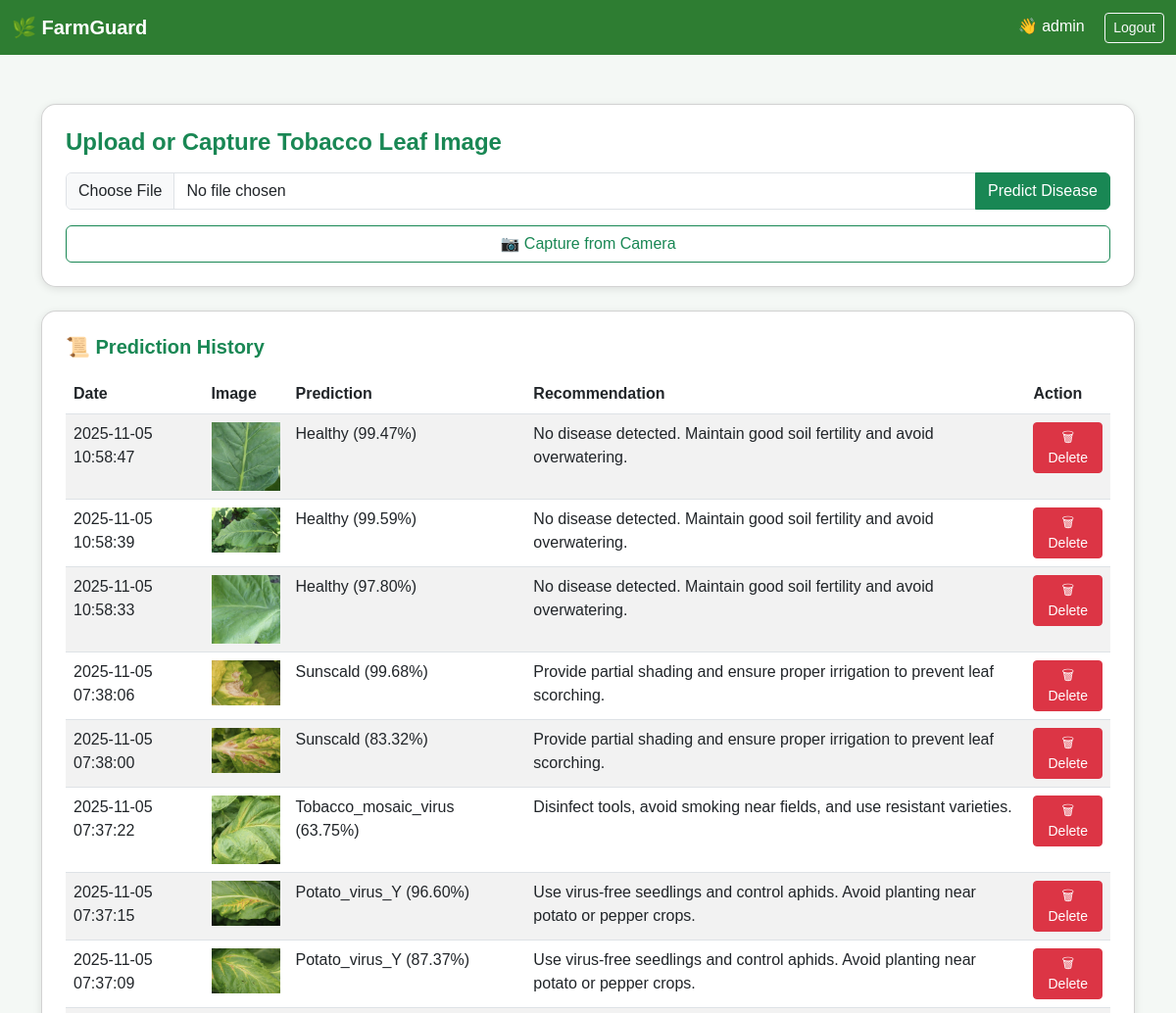
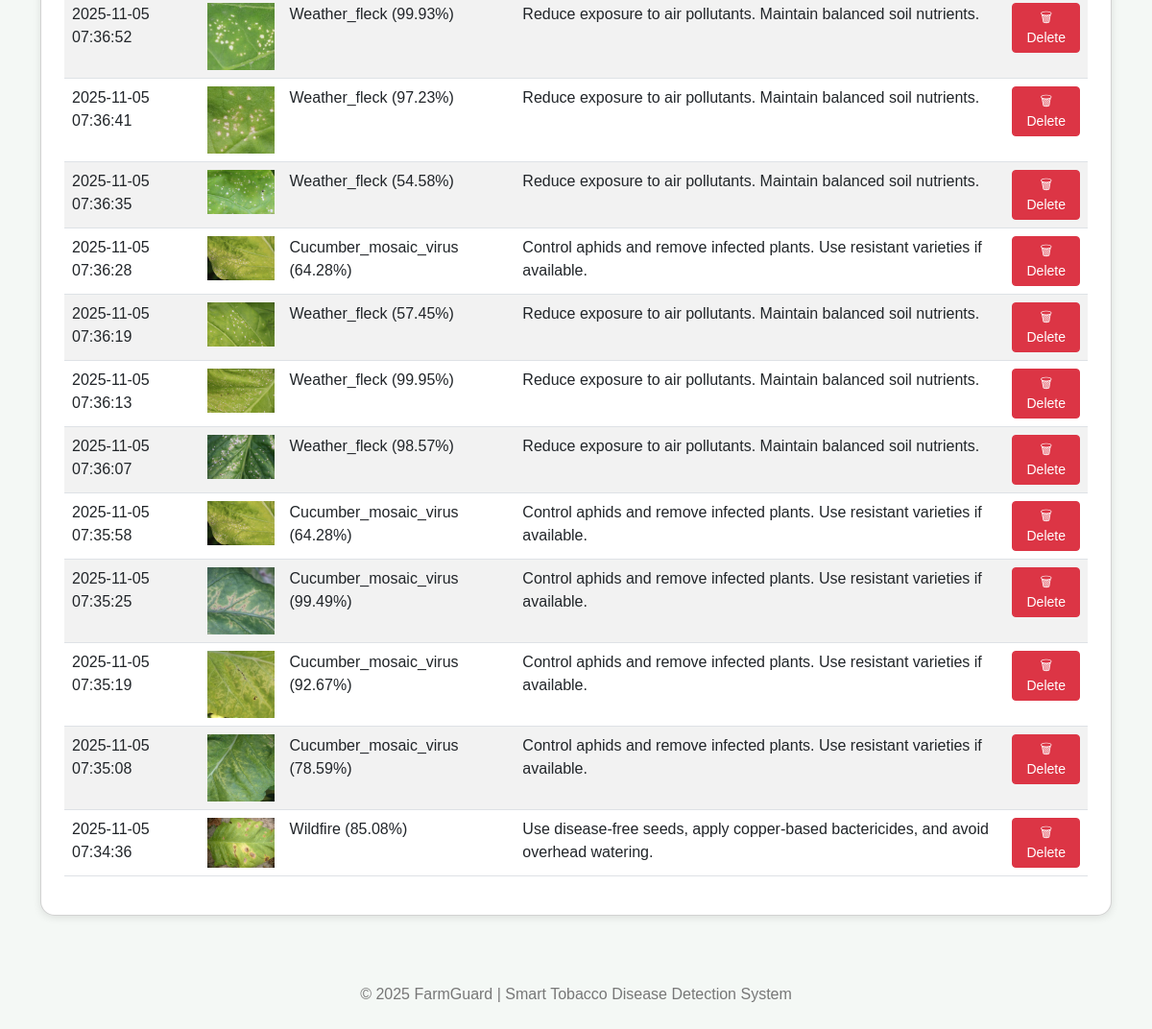
The page /dashboard (signed in) on the database its author committed (2 pictures, top to bottom).
### app.py (models this page shows)
class User(UserMixin, db.Model):
    id = db.Column(db.Integer, primary_key=True)
    username = db.Column(db.String(80), unique=True, nullable=False)
    email = db.Column(db.String(120), unique=True, nullable=False)
    password = db.Column(db.String(200), nullable=False)
    is_admin = db.Column(db.Boolean, default=False)
    histories = db.relationship("History", backref="user", lazy=True)

class History(db.Model):
    id = db.Column(db.Integer, primary_key=True)
    filename = db.Column(db.String(200))
    prediction = db.Column(db.String(120))
    recommendation = db.Column(db.String(500))
    date = db.Column(db.DateTime, default=datetime.datetime.utcnow)
    user_id = db.Column(db.Integer, db.ForeignKey("user.id"), nullable=False)

### app.py (the view, shortened to what this page needs)
@app.route("/dashboard", methods=["GET", "POST"])
@login_required
def dashboard():
    histories = History.query.filter_by(user_id=current_user.id).order_by(History.date.desc()).all()
    return render_template("dashboard.html", histories=histories)

### app.py (called while the page is built)
@login_manager.user_loader
def load_user(user_id):
    return User.query.get(int(user_id))

### templates/dashboard.html (shortened to what this page needs)
<!DOCTYPE html>
<html lang="en">
<head>
    <link rel="stylesheet" href="https://cdn.jsdelivr.net/npm/bootstrap@5.3.0/dist/css/bootstrap.min.css">
</head>
<body>
<nav class="navbar navbar-expand-lg">
    <div class="container-fluid">
        <a class="navbar-brand fw-bold" href="#">🌿 FarmGuard</a>
        <div class="ms-auto">
            <span class="navbar-text me-3">👋 {{ current_user.username }}</span>
            <a href="{{ url_for('logout') }}" class="btn btn-outline-light btn-sm">Logout</a>
        </div>
    </div>
</nav>
<div class="container">
    <div class="card p-4">
        <h4 class="text-success fw-bold mb-3">Upload or Capture Tobacco Leaf Image</h4>
        <form method="POST" enctype="multipart/form-data" class="mb-3">
            <div class="input-group">
                <input type="file" class="form-control" id="imageInput" name="image" accept="image/*" onchange="previewImage(event)" required>
                <button type="submit" class="btn btn-success">Predict Disease</button>
            </div>
        </form>
        <button class="btn btn-outline-success" onclick="openCamera()">📷 Capture from Camera</button>
    </div>
    <div class="card mt-4 p-4">
        <h5 class="text-success fw-bold mb-3">📜 Prediction History</h5>
        {% if histories %}
        <table class="table table-striped">
            <thead>
                <tr>
                    <th>Date</th>
                    <th>Image</th>
                    <th>Prediction</th>
                    <th>Recommendation</th>
                    <th>Action</th>
                </tr>
            </thead>
            <tbody>
                {% for record in histories %}
                <tr>
                    <td>{{ record.date.strftime('%Y-%m-%d %H:%M:%S') }}</td>
                    <td><img src="{{ url_for('uploaded_file', filename=record.filename) }}" width="70"></td>
                    <td>{{ record.prediction }}</td>
                    <td>{{ record.recommendation }}</td>
                    <td>
                        <a href="{{ url_for('delete_record', record_id=record.id) }}" class="btn btn-sm btn-danger">🗑 Delete</a>
                    </td>
                </tr>
                {% endfor %}
            </tbody>
        </table>
        {% else %}
        <p class="text-muted">No prediction history yet.</p>
        {% endif %}
    </div>
</div>
<footer>
    <p>© 2025 FarmGuard | Smart Tobacco Disease Detection System</p>
</footer>
</body>
</html>

### templates/dashboard.html (style rules this page uses)
body { background-color: #f4f8f5; font-family: 'Poppins', sans-serif; }
.navbar { background-color: #2e7d32; }
.navbar-brand, .nav-link, .navbar-text { color: white !important; }
.container { margin-top: 50px; }
.card { border-radius: 15px; box-shadow: 0 2px 8px rgba(0,0,0,0.1); }
footer { text-align: center; margin-top: 50px; padding: 20px; color: #777; }

### rows shown on the page
User: username "admin"
History: date "2025-11-05 10:58:47", filename (picture), prediction "Healthy (99.47%)", recommendation "No disease detected. Maintain good soil fertility and avoid overwatering."
History: date "2025-11-05 10:58:39", filename (picture), prediction "Healthy (99.59%)", recommendation "No disease detected. Maintain good soil fertility and avoid overwatering."
History: date "2025-11-05 10:58:33", filename (picture), prediction "Healthy (97.80%)", recommendation "No disease detected. Maintain good soil fertility and avoid overwatering."
History: date "2025-11-05 07:38:06", filename (picture), prediction "Sunscald (99.68%)", recommendation "Provide partial shading and ensure proper irrigation to prevent leaf scorching."
History: date "2025-11-05 07:38:00", filename (picture), prediction "Sunscald (83.32%)", recommendation "Provide partial shading and ensure proper irrigation to prevent leaf scorching."
History: date "2025-11-05 07:37:22", filename (picture), prediction "Tobacco_mosaic_virus (63.75%)", recommendation "Disinfect tools, avoid smoking near fields, and use resistant varieties."
History: date "2025-11-05 07:37:15", filename (picture), prediction "Potato_virus_Y (96.60%)", recommendation "Use virus‑free seedlings and control aphids. Avoid planting near potato or pepper crops."
History: date "2025-11-05 07:37:09", filename (picture), prediction "Potato_virus_Y (87.37%)", recommendation "Use virus‑free seedlings and control aphids. Avoid planting near potato or pepper crops."
History: date "2025-11-05 07:36:52", filename (picture), prediction "Weather_fleck (99.93%)", recommendation "Reduce exposure to air pollutants. Maintain balanced soil nutrients."
History: date "2025-11-05 07:36:41", filename (picture), prediction "Weather_fleck (97.23%)", recommendation "Reduce exposure to air pollutants. Maintain balanced soil nutrients."
History: date "2025-11-05 07:36:35", filename (picture), prediction "Weather_fleck (54.58%)", recommendation "Reduce exposure to air pollutants. Maintain balanced soil nutrients."
History: date "2025-11-05 07:36:28", filename (picture), prediction "Cucumber_mosaic_virus (64.28%)", recommendation "Control aphids and remove infected plants. Use resistant varieties if available."
History: date "2025-11-05 07:36:19", filename (picture), prediction "Weather_fleck (57.45%)", recommendation "Reduce exposure to air pollutants. Maintain balanced soil nutrients."
History: date "2025-11-05 07:36:13", filename (picture), prediction "Weather_fleck (99.95%)", recommendation "Reduce exposure to air pollutants. Maintain balanced soil nutrients."
History: date "2025-11-05 07:36:07", filename (picture), prediction "Weather_fleck (98.57%)", recommendation "Reduce exposure to air pollutants. Maintain balanced soil nutrients."
History: date "2025-11-05 07:35:58", filename (picture), prediction "Cucumber_mosaic_virus (64.28%)", recommendation "Control aphids and remove infected plants. Use resistant varieties if available."
History: date "2025-11-05 07:35:25", filename (picture), prediction "Cucumber_mosaic_virus (99.49%)", recommendation "Control aphids and remove infected plants. Use resistant varieties if available."
History: date "2025-11-05 07:35:19", filename (picture), prediction "Cucumber_mosaic_virus (92.67%)", recommendation "Control aphids and remove infected plants. Use resistant varieties if available."
History: date "2025-11-05 07:35:08", filename (picture), prediction "Cucumber_mosaic_virus (78.59%)", recommendation "Control aphids and remove infected plants. Use resistant varieties if available."
History: date "2025-11-05 07:34:36", filename (picture), prediction "Wildfire (85.08%)", recommendation "Use disease‑free seeds, apply copper‑based bactericides, and avoid overhead watering."
